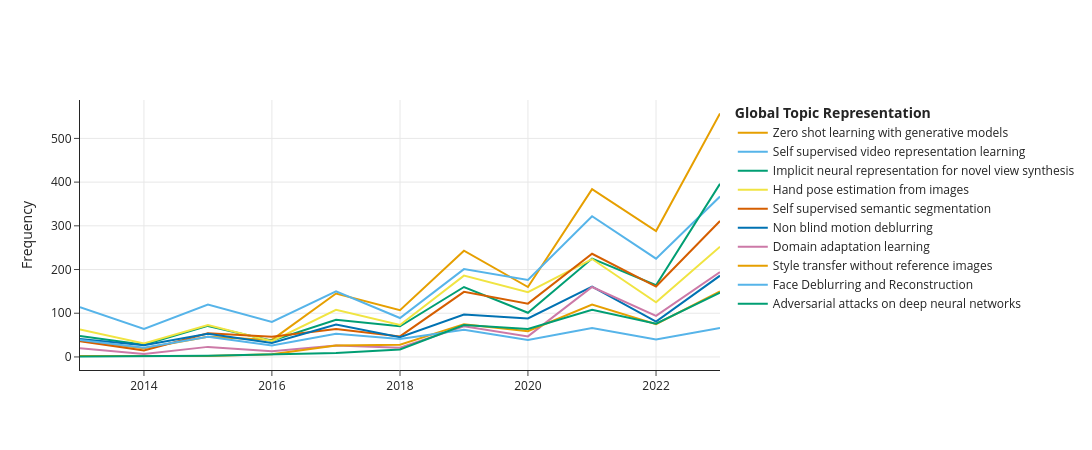

Write notebook code for a chart like this one.
### Code cell
topics_over_time = topic_model.topics_over_time(data['Clean Abstract'].to_list(), timestamps)
topic_model.visualize_topics_over_time(topics_over_time, topics=[0,1,2,3,4,5,6,7,8,9], custom_labels=True, title="")

### Figure 1 — Plotly figure (JSON) as saved in the notebook; plotly's stock layout.template omitted (floating-point values rounded to 4 significant figures)
{"data": [{"hoverinfo": "text", "hovertext": ["<b>Topic 0</b><br>Words: attribute, category, object, text, visual", "<b>Topic 0</b><br>Words: attribute, clas, visual, image, recognition", "<b>Topic 0</b><br>Words: visual, attribute, text, object, image", "<b>Topic 0</b><br>Words: question, text, image, visual, object", "<b>Topic 0</b><br>Words: visual, question, text, image, model", "<b>Topic 0</b><br>Words: question, visual, text, model, learning", "<b>Topic 0</b><br>Words: visual, text, shot, task, model", "<b>Topic 0</b><br>Words: visual, task, model, text, shot", "<b>Topic 0</b><br>Words: visual, task, model, learning, shot", "<b>Topic 0</b><br>Words: visual, model, task, transformer, learning", "<b>Topic 0</b><br>Words: model, task, visual, text, learning"], "marker": {"color": "#E69F00"}, "mode": "lines", "name": "Zero shot learning with generative models", "type": "scatter", "x": ["2013-01-01T00:00:00", "2014-01-01T00:00:00", "2015-01-01T00:00:00", "2016-01-01T00:00:00", "2017-01-01T00:00:00", "2018-01-01T00:00:00", "2019-01-01T00:00:00", "2020-01-01T00:00:00", "2021-01-01T00:00:00", "2022-01-01T00:00:00", "2023-01-01T00:00:00"], "y": [37, 20, 46, 39, 145, 107, 243, 160, 384, 288, 557]}, {"hoverinfo": "text", "hovertext": ["<b>Topic 1</b><br>Words: video, action, tracking, motion, temporal", "<b>Topic 1</b><br>Words: video, tracking, action, motion, temporal", "<b>Topic 1</b><br>Words: action, video, tracking, motion, flow", "<b>Topic 1</b><br>Words: video, action, tracking, frame, flow", "<b>Topic 1</b><br>Words: video, action, frame, temporal, flow", "<b>Topic 1</b><br>Words: video, action, frame, temporal, tracking", "<b>Topic 1</b><br>Words: video, action, frame, temporal, flow", "<b>Topic 1</b><br>Words: video, action, frame, temporal, tracking", "<b>Topic 1</b><br>Words: video, action, frame, temporal, tracking", "<b>Topic 1</b><br>Words: video, action, frame, temporal, tracking", "<b>Topic 1</b><br>Words: video, frame, action, temporal, flow"], "marker": {"color": "#56B4E9"}, "mode": "lines", "name": "Self supervised video representation learning", "type": "scatter", "x": ["2013-01-01T00:00:00", "2014-01-01T00:00:00", "2015-01-01T00:00:00", "2016-01-01T00:00:00", "2017-01-01T00:00:00", "2018-01-01T00:00:00", "2019-01-01T00:00:00", "2020-01-01T00:00:00", "2021-01-01T00:00:00", "2022-01-01T00:00:00", "2023-01-01T00:00:00"], "y": [114, 64, 120, 80, 150, 89, 201, 176, 322, 225, 367]}, {"hoverinfo": "text", "hovertext": ["<b>Topic 2</b><br>Words: depth, scene, light, stereo, image", "<b>Topic 2</b><br>Words: light, depth, stereo, scene, reconstruction", "<b>Topic 2</b><br>Words: depth, scene, stereo, surface, light", "<b>Topic 2</b><br>Words: depth, light, field, surface, camera", "<b>Topic 2</b><br>Words: depth, scene, image, light, stereo", "<b>Topic 2</b><br>Words: depth, light, point, scene, network", "<b>Topic 2</b><br>Words: depth, point, scene, cloud, shape", "<b>Topic 2</b><br>Words: depth, point, cloud, shape, scene", "<b>Topic 2</b><br>Words: depth, point, scene, cloud, view", "<b>Topic 2</b><br>Words: depth, point, scene, view, cloud", "<b>Topic 2</b><br>Words: nerf, scene, point, depth, view"], "marker": {"color": "#009E73"}, "mode": "lines", "name": "Implicit neural representation for novel view synthesis", "type": "scatter", "x": ["2013-01-01T00:00:00", "2014-01-01T00:00:00", "2015-01-01T00:00:00", "2016-01-01T00:00:00", "2017-01-01T00:00:00", "2018-01-01T00:00:00", "2019-01-01T00:00:00", "2020-01-01T00:00:00", "2021-01-01T00:00:00", "2022-01-01T00:00:00", "2023-01-01T00:00:00"], "y": [48, 28, 71, 37, 85, 70, 160, 101, 225, 164, 396]}, {"hoverinfo": "text", "hovertext": ["<b>Topic 3</b><br>Words: pose, pedestrian, person, human, hand", "<b>Topic 3</b><br>Words: pose, human, pedestrian, body, hand", "<b>Topic 3</b><br>Words: pose, person, hand, human, estimation", "<b>Topic 3</b><br>Words: pose, person, hand, estimation, identification", "<b>Topic 3</b><br>Words: pose, person, human, estimation, hand", "<b>Topic 3</b><br>Words: pose, person, hand, human, estimation", "<b>Topic 3</b><br>Words: pose, person, hand, human, estimation", "<b>Topic 3</b><br>Words: pose, person, human, hand, estimation", "<b>Topic 3</b><br>Words: pose, person, hand, human, estimation", "<b>Topic 3</b><br>Words: pose, person, hand, human, estimation", "<b>Topic 3</b><br>Words: pose, hand, human, person, motion"], "marker": {"color": "#F0E442"}, "mode": "lines", "name": "Hand pose estimation from images", "type": "scatter", "x": ["2013-01-01T00:00:00", "2014-01-01T00:00:00", "2015-01-01T00:00:00", "2016-01-01T00:00:00", "2017-01-01T00:00:00", "2018-01-01T00:00:00", "2019-01-01T00:00:00", "2020-01-01T00:00:00", "2021-01-01T00:00:00", "2022-01-01T00:00:00", "2023-01-01T00:00:00"], "y": [63, 31, 73, 36, 108, 73, 186, 148, 224, 125, 252]}, {"hoverinfo": "text", "hovertext": ["<b>Topic 4</b><br>Words: segmentation, object, detection, superpixel, detector", "<b>Topic 4</b><br>Words: object, segmentation, detection, cut, ground", "<b>Topic 4</b><br>Words: object, segmentation, detection, proposal, image", "<b>Topic 4</b><br>Words: object, detection, segmentation, proposal, region", "<b>Topic 4</b><br>Words: object, segmentation, detection, detector, semantic", "<b>Topic 4</b><br>Words: object, segmentation, detection, detector, semantic", "<b>Topic 4</b><br>Words: segmentation, object, detection, semantic, detector", "<b>Topic 4</b><br>Words: segmentation, object, detection, instance, detector", "<b>Topic 4</b><br>Words: object, segmentation, detection, domain, semantic", "<b>Topic 4</b><br>Words: object, segmentation, detection, lidar, semantic", "<b>Topic 4</b><br>Words: object, segmentation, lidar, detection, detector"], "marker": {"color": "#D55E00"}, "mode": "lines", "name": "Self supervised semantic segmentation", "type": "scatter", "x": ["2013-01-01T00:00:00", "2014-01-01T00:00:00", "2015-01-01T00:00:00", "2016-01-01T00:00:00", "2017-01-01T00:00:00", "2018-01-01T00:00:00", "2019-01-01T00:00:00", "2020-01-01T00:00:00", "2021-01-01T00:00:00", "2022-01-01T00:00:00", "2023-01-01T00:00:00"], "y": [36, 15, 54, 46, 64, 47, 149, 122, 236, 161, 311]}, {"hoverinfo": "text", "hovertext": ["<b>Topic 5</b><br>Words: image, blur, color, noise, method", "<b>Topic 5</b><br>Words: image, blur, deblurring, color, quality", "<b>Topic 5</b><br>Words: image, blur, color, patch, resolution", "<b>Topic 5</b><br>Words: image, noise, deblurring, method, color", "<b>Topic 5</b><br>Words: image, blur, rain, deblurring, streak", "<b>Topic 5</b><br>Words: image, rain, network, method, blur", "<b>Topic 5</b><br>Words: image, rain, network, blur, resolution", "<b>Topic 5</b><br>Words: image, network, color, method, shadow", "<b>Topic 5</b><br>Words: image, rain, shadow, network, sr", "<b>Topic 5</b><br>Words: image, noise, method, resolution, rain", "<b>Topic 5</b><br>Words: image, method, shadow, noise, resolution"], "marker": {"color": "#0072B2"}, "mode": "lines", "name": "Non blind motion deblurring", "type": "scatter", "x": ["2013-01-01T00:00:00", "2014-01-01T00:00:00", "2015-01-01T00:00:00", "2016-01-01T00:00:00", "2017-01-01T00:00:00", "2018-01-01T00:00:00", "2019-01-01T00:00:00", "2020-01-01T00:00:00", "2021-01-01T00:00:00", "2022-01-01T00:00:00", "2023-01-01T00:00:00"], "y": [41, 27, 53, 32, 74, 45, 97, 88, 161, 81, 186]}, {"hoverinfo": "text", "hovertext": ["<b>Topic 6</b><br>Words: domain, label, learning, source, clas", "<b>Topic 6</b><br>Words: domain, adaptation, distribution, label, target", "<b>Topic 6</b><br>Words: domain, label, data, classifier, learning", "<b>Topic 6</b><br>Words: label, domain, data, learning, clas", "<b>Topic 6</b><br>Words: domain, label, clas, adaptation, data", "<b>Topic 6</b><br>Words: domain, label, source, target, distribution", "<b>Topic 6</b><br>Words: domain, label, target, adaptation, clas", "<b>Topic 6</b><br>Words: domain, label, clas, data, target", "<b>Topic 6</b><br>Words: domain, label, clas, source, target", "<b>Topic 6</b><br>Words: domain, label, clas, data, sample", "<b>Topic 6</b><br>Words: label, domain, clas, sample, ood"], "marker": {"color": "#CC79A7"}, "mode": "lines", "name": "Domain adaptation learning", "type": "scatter", "x": ["2013-01-01T00:00:00", "2014-01-01T00:00:00", "2015-01-01T00:00:00", "2016-01-01T00:00:00", "2017-01-01T00:00:00", "2018-01-01T00:00:00", "2019-01-01T00:00:00", "2020-01-01T00:00:00", "2021-01-01T00:00:00", "2022-01-01T00:00:00", "2023-01-01T00:00:00"], "y": [20, 7, 23, 13, 26, 21, 70, 47, 160, 94, 194]}, {"hoverinfo": "text", "hovertext": ["<b>Topic 7</b><br>Words: sketch, fish, sym, descriptor, flip", "<b>Topic 7</b><br>Words: sketch, grouping, edge, view, grouper", "<b>Topic 7</b><br>Words: sketch, style, image, forensic, transfer", "<b>Topic 7</b><br>Words: style, sketch, gan, image, transfer", "<b>Topic 7</b><br>Words: style, sketch, gan, image, photo", "<b>Topic 7</b><br>Words: style, gan, image, sketch, transfer", "<b>Topic 7</b><br>Words: style, gan, image, sketch, transfer", "<b>Topic 7</b><br>Words: style, gan, image, sketch, transfer", "<b>Topic 7</b><br>Words: style, gan, image, sketch, generation", "<b>Topic 7</b><br>Words: style, gan, image, sketch, text"], "marker": {"color": "#E69F00"}, "mode": "lines", "name": "Style transfer without reference images", "type": "scatter", "x": ["2013-01-01T00:00:00", "2015-01-01T00:00:00", "2016-01-01T00:00:00", "2017-01-01T00:00:00", "2018-01-01T00:00:00", "2019-01-01T00:00:00", "2020-01-01T00:00:00", "2021-01-01T00:00:00", "2022-01-01T00:00:00", "2023-01-01T00:00:00"], "y": [2, 2, 6, 26, 28, 75, 59, 120, 75, 150]}, {"hoverinfo": "text", "hovertext": ["<b>Topic 8</b><br>Words: face, facial, landmark, recognition, au", "<b>Topic 8</b><br>Words: face, facial, landmark, age, expression", "<b>Topic 8</b><br>Words: face, facial, landmark, age, au", "<b>Topic 8</b><br>Words: face, facial, age, au, expression", "<b>Topic 8</b><br>Words: face, facial, landmark, au, age", "<b>Topic 8</b><br>Words: face, facial, au, age, landmark", "<b>Topic 8</b><br>Words: face, facial, landmark, age, recognition", "<b>Topic 8</b><br>Words: face, facial, landmark, recognition, expression", "<b>Topic 8</b><br>Words: face, facial, age, emotion, expression", "<b>Topic 8</b><br>Words: face, facial, expression, landmark, recognition", "<b>Topic 8</b><br>Words: face, facial, expression, emotion, landmark"], "marker": {"color": "#56B4E9"}, "mode": "lines", "name": "Face Deblurring and Reconstruction", "type": "scatter", "x": ["2013-01-01T00:00:00", "2014-01-01T00:00:00", "2015-01-01T00:00:00", "2016-01-01T00:00:00", "2017-01-01T00:00:00", "2018-01-01T00:00:00", "2019-01-01T00:00:00", "2020-01-01T00:00:00", "2021-01-01T00:00:00", "2022-01-01T00:00:00", "2023-01-01T00:00:00"], "y": [39, 21, 46, 26, 53, 41, 62, 39, 66, 40, 66]}, {"hoverinfo": "text", "hovertext": ["<b>Topic 9</b><br>Words: fingerprint, contactles, minutia, finger, identification", "<b>Topic 9</b><br>Words: signature, privacy, screenshot, content, visual", "<b>Topic 9</b><br>Words: adversarial, attack, perturbation, privacy, manipulated", "<b>Topic 9</b><br>Words: adversarial, attack, perturbation, example, image", "<b>Topic 9</b><br>Words: attack, adversarial, perturbation, defense, example", "<b>Topic 9</b><br>Words: attack, adversarial, perturbation, example, robustnes", "<b>Topic 9</b><br>Words: attack, adversarial, perturbation, robustnes, example", "<b>Topic 9</b><br>Words: attack, adversarial, forgery, model, perturbation", "<b>Topic 9</b><br>Words: attack, adversarial, backdoor, perturbation, model"], "marker": {"color": "#009E73"}, "mode": "lines", "name": "Adversarial attacks on deep neural networks", "type": "scatter", "x": ["2013-01-01T00:00:00", "2015-01-01T00:00:00", "2017-01-01T00:00:00", "2018-01-01T00:00:00", "2019-01-01T00:00:00", "2020-01-01T00:00:00", "2021-01-01T00:00:00", "2022-01-01T00:00:00", "2023-01-01T00:00:00"], "y": [1, 3, 9, 17, 73, 64, 108, 76, 147]}], "layout": {"height": 450, "hoverlabel": {"bgcolor": "white", "font": {"family": "Rockwell", "size": 16}}, "legend": {"title": {"text": "<b>Global Topic Representation"}}, "title": {"font": {"color": "Black", "size": 22}, "text": "", "x": 0.4, "xanchor": "center", "y": 0.95, "yanchor": "top"}, "width": 1250, "xaxis": {"showgrid": true}, "yaxis": {"showgrid": true, "title": {"text": "Frequency"}}}}
